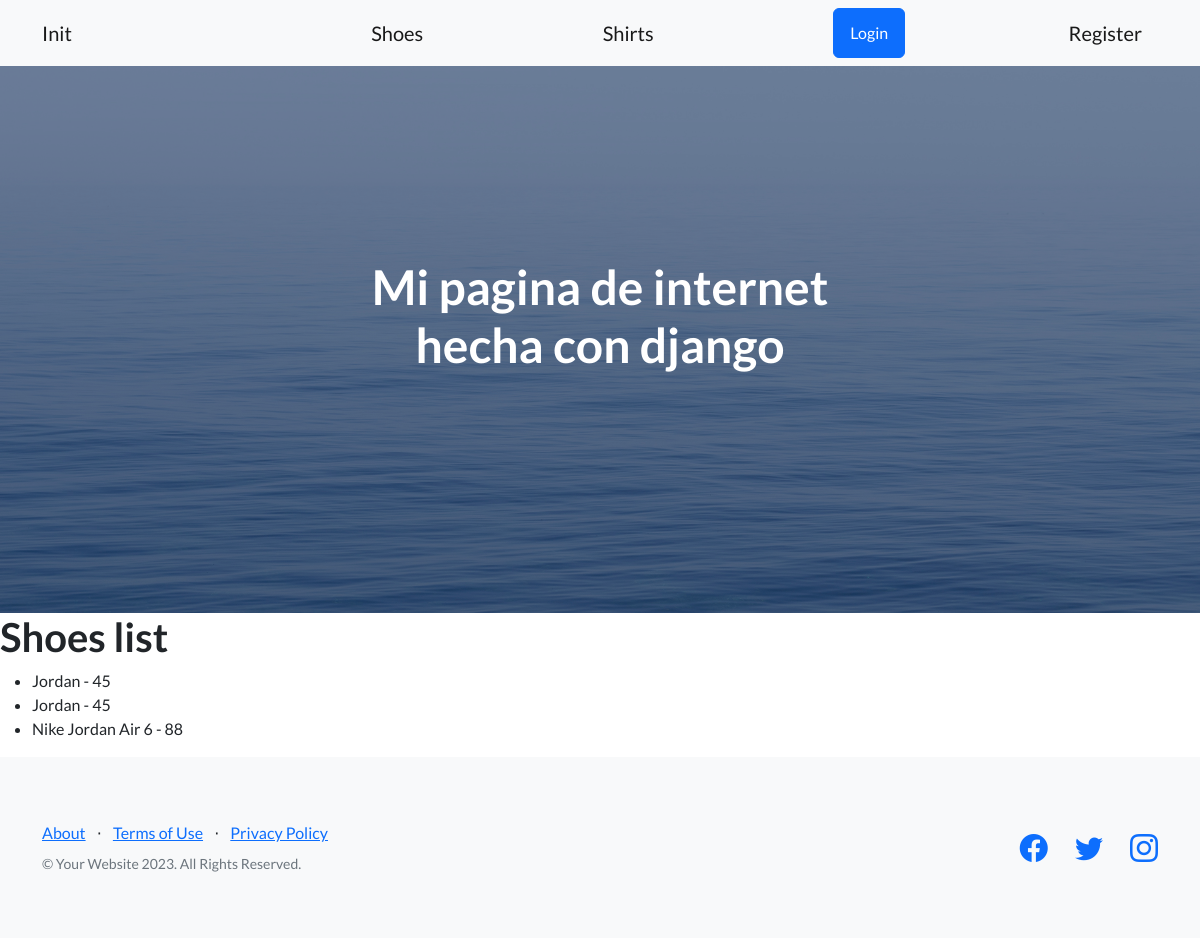
The page /app-coder/shoes on the database as committed earlier.
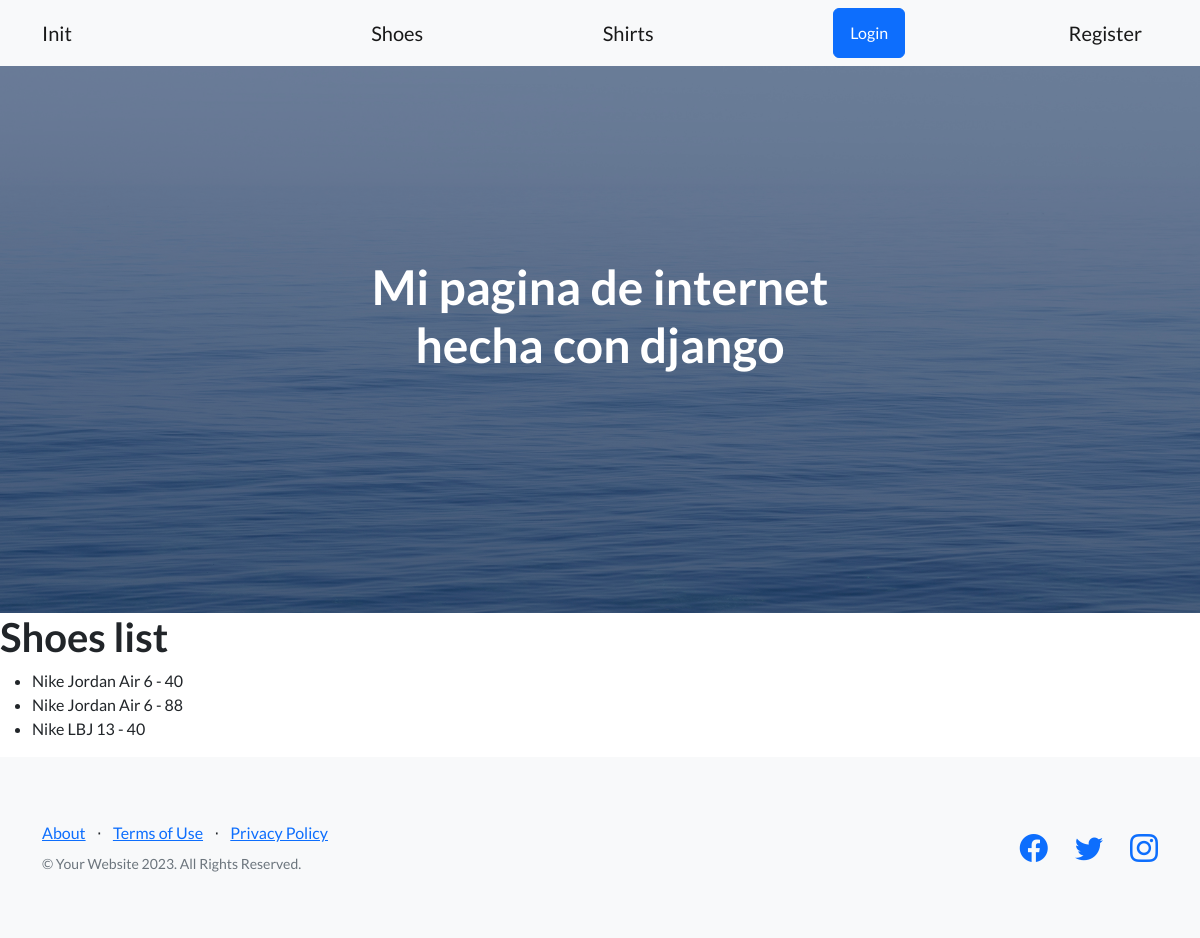
The same page on the database as committed later.
### AppCoder/models.py (models this page shows)
class Shoe(models.Model):
  model = models.CharField(max_length=100)
  size = models.IntegerField( validators=[
            MinValueValidator(36),
            MaxValueValidator(44)
        ])
  price = models.IntegerField()
  image = models.ImageField(upload_to='shoes/', blank=True, null=True)
  def __str__(self):
    return f'{self.model} - {self.size}'
  class Meta():
    ordering = ('model','size')

### AppCoder/views.py (the view)
# urls.py: path('shoes', shoes, name='Shoes'),
def shoes(req):
  all_shoes = Shoe.objects.all()
  if req.user.is_superuser or req.user.is_staff:
    return render(req, 'shoes_list.html', {'shoes': all_shoes})
  else:
    return render(req, 'shoes.html', {'shoes': all_shoes})

### AppCoder/templates/shoes.html
{% extends 'main.html' %} {% block changing_content %}
<h1>Shoes list</h1>
<ul>
  {% for shoe in shoes %}
  <li>{{shoe}}</li>
  {% endfor %}
</ul>
{% if user %} {% endif %} {% endblock changing_content%}

### AppCoder/templates/main.html (shortened to what this page needs)
<!DOCTYPE html>
<html lang="en">
  <head>
    {%load static%}
    <link
      href="https://cdn.jsdelivr.net/npm/bootstrap-icons@1.5.0/font/bootstrap-icons.css"
      rel="stylesheet"
      type="text/css"
    />
    <link href="{%static 'css/styles.css'%}" rel="stylesheet" />
    <link href="{%static 'css/my_styles.css'%}" rel="stylesheet" />
  </head>
  <body>
    {% include 'navbar.html' %}
    <header class="masthead">
      <div class="container position-relative">
        <div class="row justify-content-center">
          <div class="col-xl-6">
            <div class="text-center text-white">
              <h1 class="mb-5">Mi pagina de internet hecha con django</h1>
            </div>
          </div>
        </div>
      </div>
    </header>
    {% block changing_content %} {% endblock changing_content %}
    <footer class="footer bg-light">
      <div class="container">
        <div class="row">
          <div class="col-lg-6 h-100 text-center text-lg-start my-auto">
            <ul class="list-inline mb-2">
              <li class="list-inline-item"><a href="{% url 'About_Us' %}">About</a></li>
              <li class="list-inline-item">⋅</li>
              <li class="list-inline-item"><a href="#!">Terms of Use</a></li>
              <li class="list-inline-item">⋅</li>
              <li class="list-inline-item"><a href="#!">Privacy Policy</a></li>
            </ul>
            <p class="text-muted small mb-4 mb-lg-0">
              &copy; Your Website 2023. All Rights Reserved.
            </p>
          </div>
          <div class="col-lg-6 h-100 text-center text-lg-end my-auto">
            <ul class="list-inline mb-0">
              <li class="list-inline-item me-4">
                <a href="#!"><i class="bi-facebook fs-3"></i></a>
              </li>
              <li class="list-inline-item me-4">
                <a href="#!"><i class="bi-twitter fs-3"></i></a>
              </li>
              <li class="list-inline-item">
                <a href="#!"><i class="bi-instagram fs-3"></i></a>
              </li>
            </ul>
          </div>
        </div>
      </div>
    </footer>
  </body>
</html>

### AppCoder/templates/navbar.html
<nav class="navbar navbar-light bg-light static-top">
  <div class="container">
    <div class="home-button">
      <a class="navbar-brand" href="{% url 'Init' %}">Init</a>
    </div>
    <a class="navbar-brand" href="{% url 'Shoes' %}">Shoes</a>
    <a class="navbar-brand" href="{% url 'Shirts' %}">Shirts</a>
    {% if user.is_authenticated %}
    <p>Bienvenido {{user.username}}</p>
    <a class="btn" href="{% url 'Update_User' %}">User info</a>
    <form action="{% url 'Logout' %}" method="POST">
      {% csrf_token %}
      <button type="submit">Logout</button>
    </form>
    {% else %}
    <a class="btn btn-primary" href="{% url 'Login' %}">Login</a>
    <a class="navbar-brand" href="{% url 'Register' %}">Register</a>
    {% endif %}
  </div>
</nav>

### AppCoder/static/css/my_styles.css (style rules this page uses)
.home-button { margin-right: 120px; }

Rows that differ between the two databases and show on the page:
removed Shoe: model+size "Jordan - 45"
removed Shoe: model+size "Jordan - 45"
added Shoe: model+size "Nike Jordan Air 6 - 40"
added Shoe: model+size "Nike LBJ 13 - 40"
